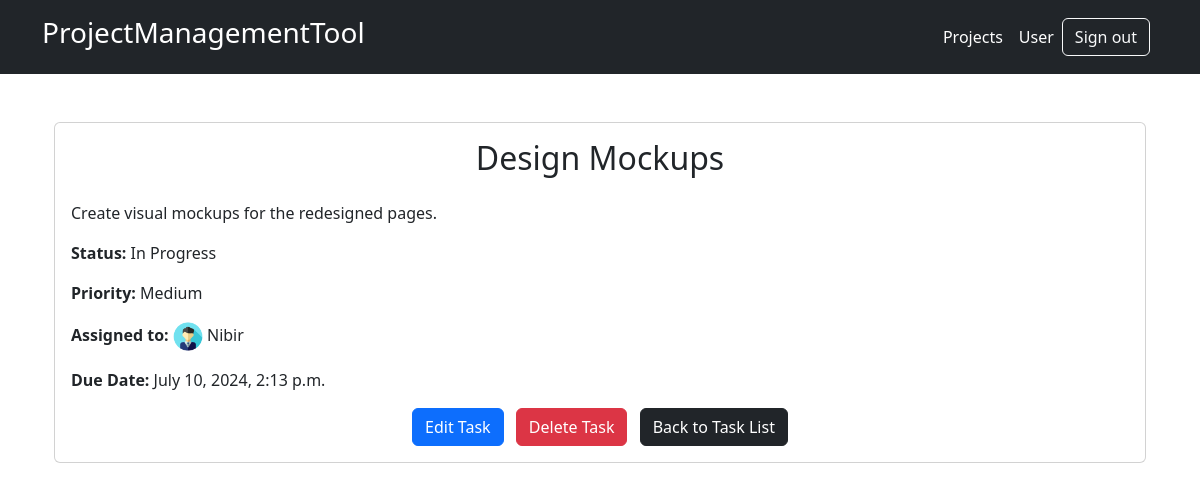
The app's page /project/task/6/ (signed in) with its own data.
### TaskTracker/models.py (models this page shows, shortened)
class Task(models.Model):
    STATUS_CHOICES = [
        ('To Do', 'To Do'),
        ('In Progress', 'In Progress'),
        ('Done', 'Done'),
    ]
    PRIORITY_CHOICES = [
        ('Low', 'Low'),
        ('Medium', 'Medium'),
        ('High', 'High'),
    ]
    title = models.CharField(max_length=255)
    description = models.TextField()
    status = models.CharField(max_length=50, choices=STATUS_CHOICES, default='To Do')
    priority = models.CharField(max_length=50, choices=PRIORITY_CHOICES, default='Medium')
    assigned_to = models.ForeignKey(User, on_delete=models.SET_NULL, null=True, blank=True, related_name='tasks')
    project = models.ForeignKey(Project, on_delete=models.CASCADE, related_name='tasks')
    attach_image_file = models.ImageField(upload_to="task_image", blank=True)
    created_at = models.DateTimeField(auto_now_add=True)
    last_update = models.DateTimeField(auto_now=True)
    due_date = models.DateTimeField()

### UserAccounts/models.py (models this page shows, shortened)
class UserProfile(models.Model):
    user = models.OneToOneField(User, on_delete=models.CASCADE, related_name='profile')
    profile_photo = models.ImageField(upload_to='profile_photos')

### TaskTracker/views.py (the view)
# urls.py: path('task/<int:pk>/', task_detail, name='task_detail'),
@login_required
def task_detail(request, pk):
    task = get_object_or_404(Task, pk=pk)
    return render(request, 'task_detail.html', {'task': task})

### TaskTracker/templates/task_detail.html (shortened to what this page needs)
{% extends 'base.html' %}
{% block content %}
<div class="container">
    <div class="card mt-5">
        <div class="card-body">
            <h2 class="card-title text-center mb-4">{{ task.title }}</h2>
            <p class="card-text">{{ task.description }}</p>
            <p class="card-text"><strong>Status:</strong> {{ task.status }}</p>
            <p class="card-text"><strong>Priority:</strong> {{ task.priority }}</p>
            <p class="card-text"><strong>Assigned to:</strong>{% if task.assigned_to.profile.profile_photo %} <img src="{{ task.assigned_to.profile.profile_photo.url }}" alt="" width="30px"> {% endif %} {{ task.assigned_to.username }}</p>
            <p class="card-text"><strong>Due Date:</strong> {{ task.due_date }}</p>
            <div class="text-center">
                <a href="{% url 'projects:update_task' task.id %}" class="btn btn-primary me-2">Edit Task</a>
                <a href="{% url 'projects:delete_task' task.pk %}" class="btn btn-danger me-2">Delete Task</a>
                <a href="{% url 'projects:task_list' task.project.id %}" class="btn btn-dark">Back to Task List</a>
            </div>
        </div>
    </div>
</div>
{% endblock %}

### records on screen
Task: title "Design Mockups", description "Create visual mockups for the redesigned pages.", status "In Progress", priority "Medium", assigned_to.profile.profile_photo (picture), assigned_to.username "Nibir", due_date "July 10, 2024, 2:13 p.m."
